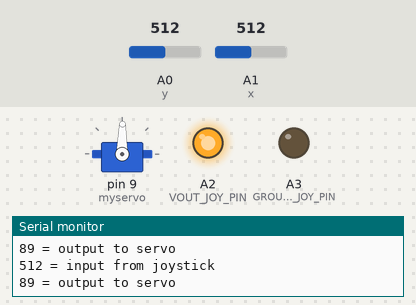
A sketch run on a simulated Arduino Uno, built with avr-gcc and run on an emulated ATmega328P. Parts: servo, output pins drawn as LEDs (lit = HIGH), the last lines printed to the serial monitor. The test bench sets the inputs (shaded band); at power-on: A0 (y) = 512, A1 (x) = 512.

Above: at 1.2 s.
1.3 s: A0 (y) set to 553
At 2.5 s:
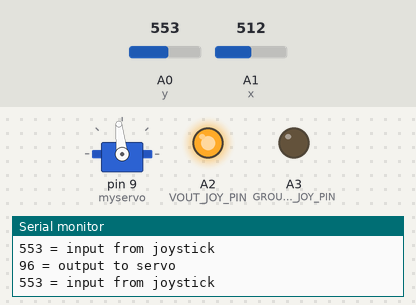
4.3 s: A0 (y) set to 587
At 5.5 s:
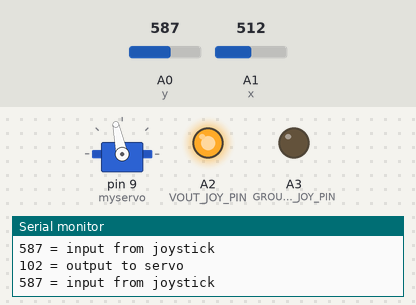
5.8 s: A0 (y) set to 306
At 7.1 s:
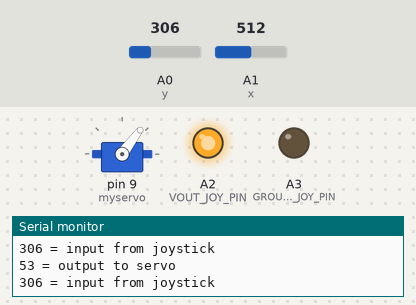
7.4 s: A0 (y) set to 716
At 8.3 s:
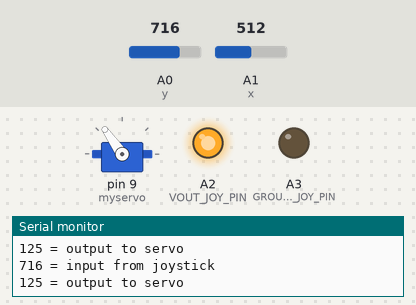
8.9 s: A0 (y) set to 989
At 10.1 s:
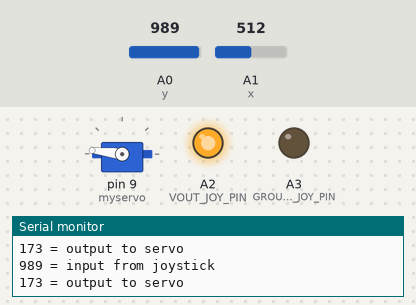
10.4 s: A0 (y) set to 1018
At 10.9 s:
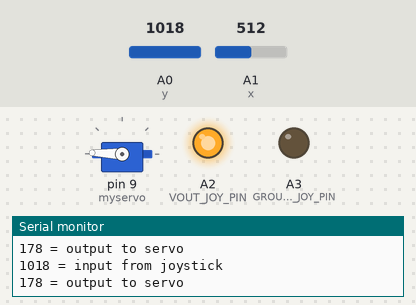
Timing chart, 0 to 13.4 s (numbered marks = the images above; inputs shaded):
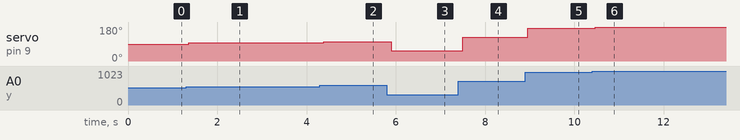

Measured:
- after the input at 1.3 s, servo on pin 9 (myservo): 89° → 96° after 0.07 s
- after the input at 4.3 s, servo on pin 9 (myservo): 96° → 102° after 0.09 s
- after the input at 5.8 s, servo on pin 9 (myservo): 102° → 53° after 0.10 s
- after the input at 7.4 s, servo on pin 9 (myservo): 53° → 125° after 0.10 s
- after the input at 8.9 s, servo on pin 9 (myservo): 125° → 173° after 0.06 s
- after the input at 10.4 s, servo on pin 9 (myservo): 173° → 178° after 0.07 s

The sketch:

Joystick_servo_ino.ino
```cpp
// Arduino 07 -  Servo, Serial Monitor, and Joystick
//
//This program controls a servo motor continuously
//according to the input provided from a joystick
//and shows joystick input and output to servo on the screen
//of an attached computer, via the Arduino Serial Monitor.
// ---------------------------------------------------------------------------

#include <Servo.h>
#define SERVO_PIN 9
#define GROUND_JOY_PIN A3            //joystick ground pin will connect to Arduino analog pin A3
#define VOUT_JOY_PIN A2              //joystick +5 V pin will connect to Arduino analog pin A2
//#define XJOY_PIN A1
//#define XJOY_PIN A0//X axis reading from joystick will go into analog pin A1
Servo myservo ;
int x = A1;
int y = A0;
void setup()
{
  Serial.begin(9600);
  pinMode(VOUT_JOY_PIN, OUTPUT) ;    //pin A3 shall be used as output
  pinMode(GROUND_JOY_PIN, OUTPUT) ;  //pin A2 shall be used as output
  digitalWrite(VOUT_JOY_PIN, HIGH) ; //set pin A3 to high (+5V)
  digitalWrite(GROUND_JOY_PIN,LOW) ; //set pin A3 to low (ground)
  myservo.attach(9);
}

void loop()
{
  delay(1);
  int joystickXVal = analogRead(x) ;  //read joystick input on pin A1
   joystickXVal = analogRead(y) ;  //read joystick input on pin A1

  Serial.print(joystickXVal);                //print the value from A1
  Serial.println(" = input from joystick");  //print "=input from joystick" next to the value
  joystickXVal = map(joystickXVal, 0, 1023, 0, 179);
  Serial.print(joystickXVal);  //print a from A1 calculated, scaled value
  Serial.println(" = output to servo");      //print "=output to servo" next to the value
  Serial.println() ;
  myservo.write(joystickXVal);      //write the calculated value to the servo
}
```
